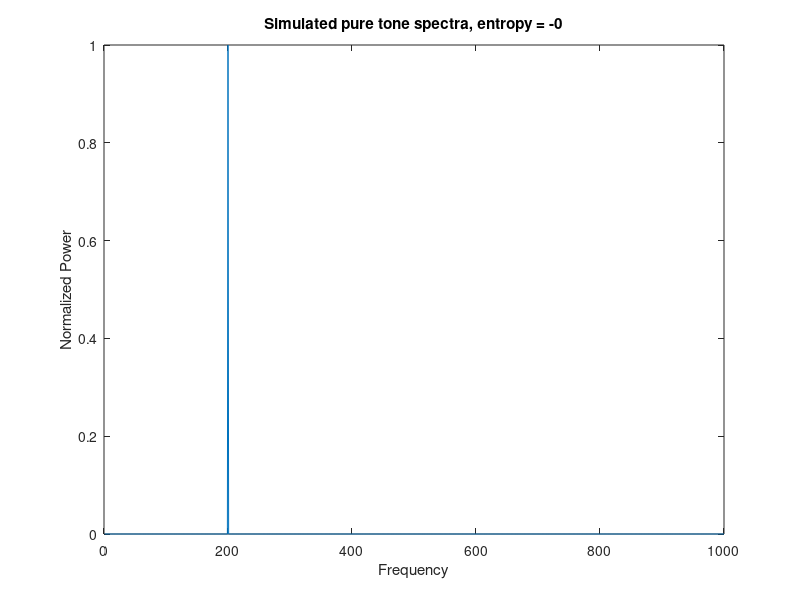
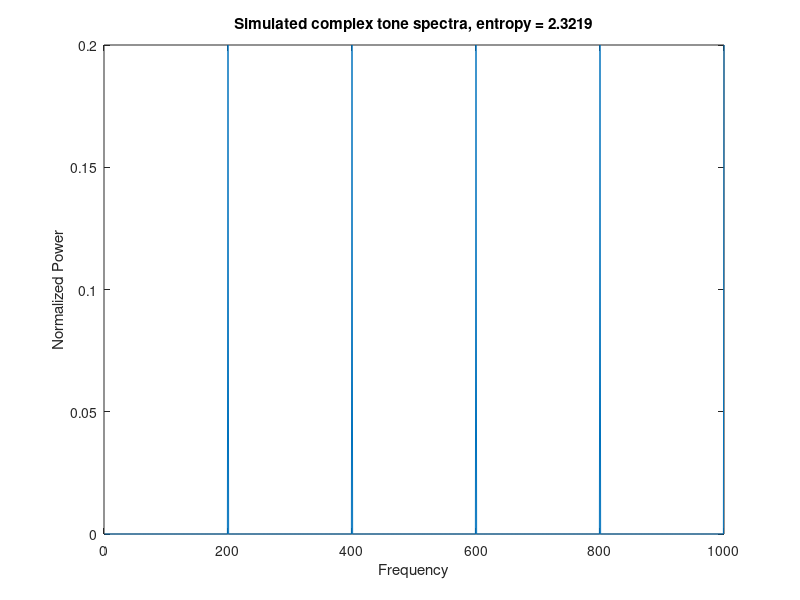
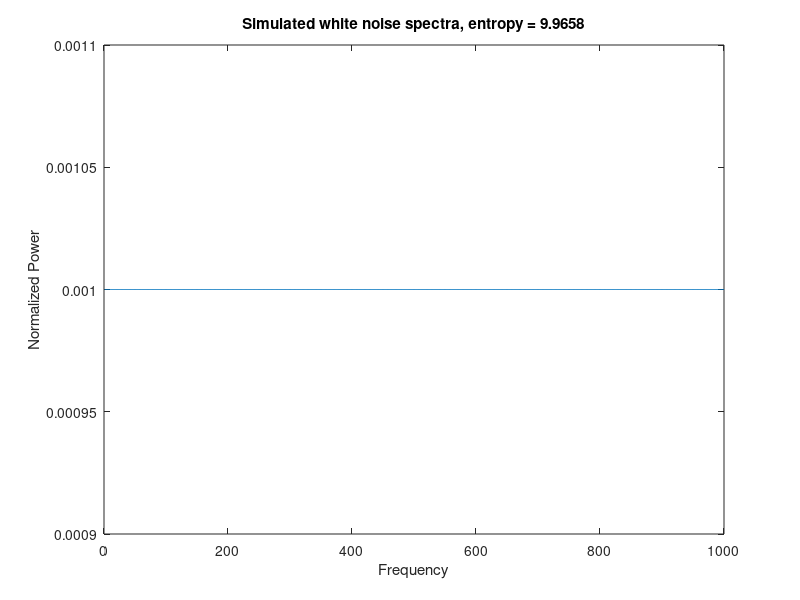
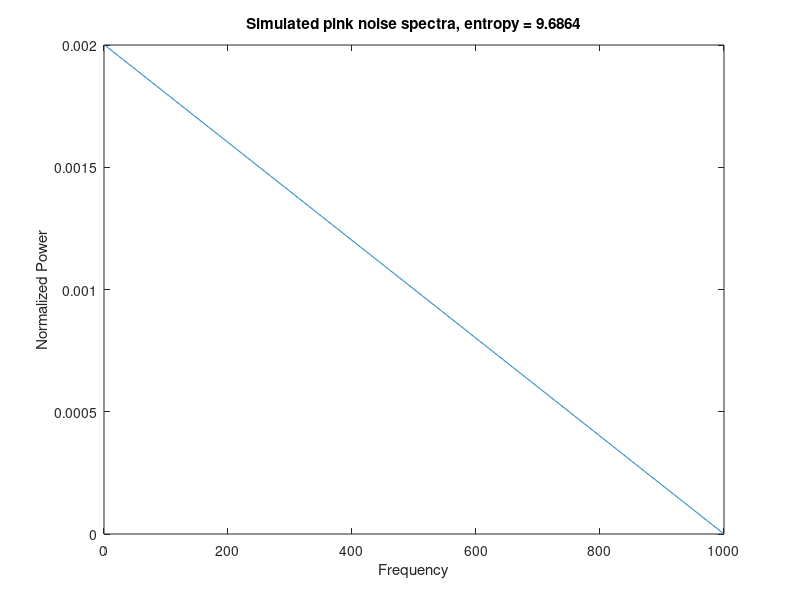

The MATLAB script that drew these images, in order:
% This script computes the entropy of any given distribution.

% Make a pure tone
pure_tone = zeros(1,1000);
pure_tone(200) = 1;


figure
plot(pure_tone)
xlabel('Frequency')
ylabel('Normalized Power')
entropy_pure_tone = -nansum(pure_tone .* log2(pure_tone));
title(['Simulated pure tone spectra, entropy = ' num2str(entropy_pure_tone) ])


% Make a harmonic complex
harmonic_complex = zeros(1,1000);
harmonic_complex(200:200:1000) = 1;
norm_factor = sum(harmonic_complex);
harmonic_complex = harmonic_complex ./ norm_factor;

figure
plot(harmonic_complex)
xlabel('Frequency')
ylabel('Normalized Power')
entropy_harmonic_complex = -nansum(harmonic_complex .* log2(harmonic_complex));
title(['Simulated complex tone spectra, entropy = ' num2str(entropy_harmonic_complex) ])

% Simulate white noise spectra
white_noise = ones(1,1000);
norm_factor = sum(white_noise);
white_noise = white_noise ./ norm_factor;

figure
plot(white_noise)
xlabel('Frequency')
ylabel('Normalized Power')
entropy_white_noise = -nansum(white_noise .* log2(white_noise));
title(['Simulated white noise spectra, entropy = ' num2str(entropy_white_noise) ])

% Simulate pink noise spectra
pink_noise = 1 - (1:1000)*.001;
norm_factor = sum(pink_noise);
pink_noise = pink_noise ./ norm_factor;

figure
plot(pink_noise)
xlabel('Frequency')
ylabel('Normalized Power')
entropy_pink_noise = -nansum(pink_noise .* log2(pink_noise));
title(['Simulated pink noise spectra, entropy = ' num2str(entropy_pink_noise) ])